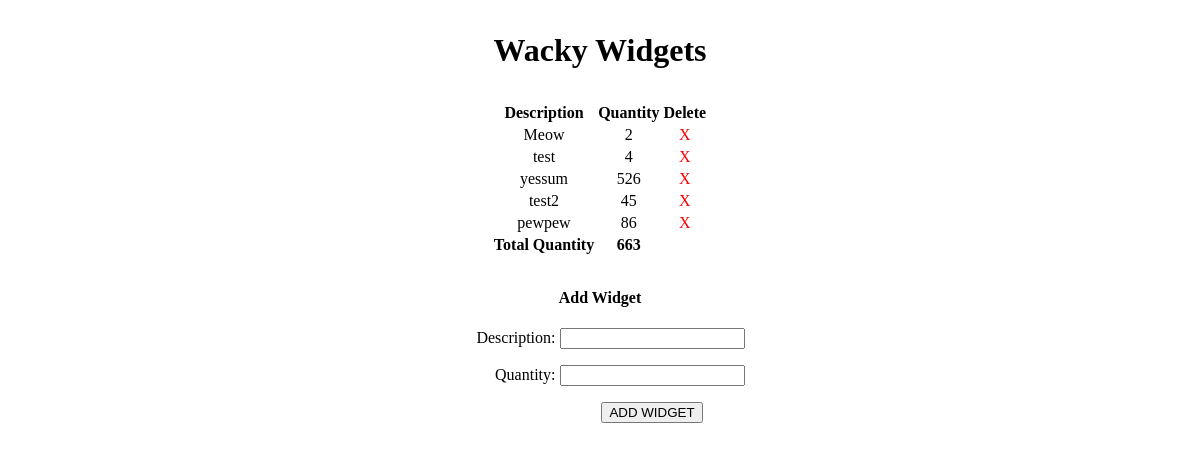
The app's page /, older data.
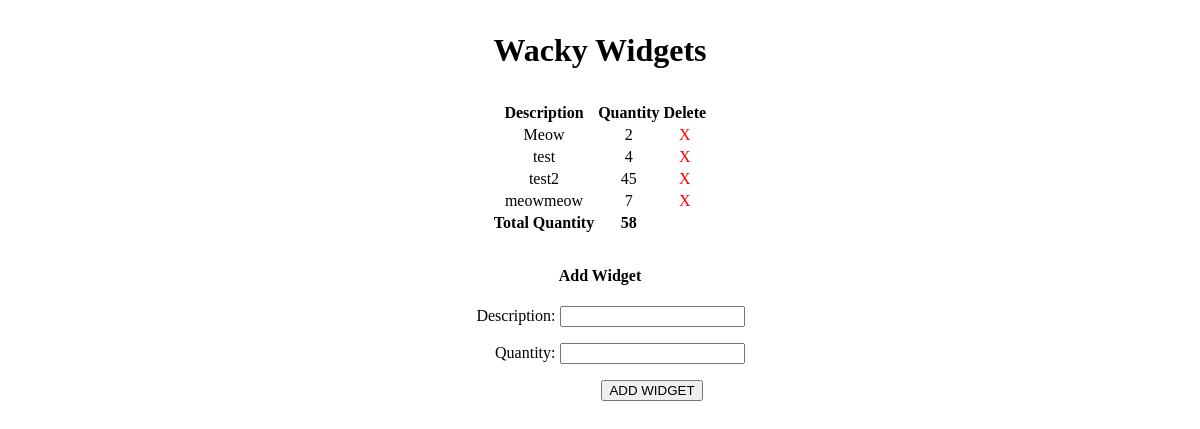
The same page, newer data.
### main_app/models.py (models this page shows)
class Widget(models.Model):
    description = models.CharField(max_length=100)
    quantity = models.IntegerField()

### main_app/views.py (the view)
# urls.py: path('', views.home, name='home'),
def home(request):
    my_widgets = Widget.objects.all()
    widget_form = WidgetForm()
    widget_total = Widget.objects.aggregate(Sum('quantity'))["quantity__sum"]
    return render(request, 'index.html', {
        "widget_form": widget_form,
        "widget_list": my_widgets,
        "widget_total": widget_total
    })

### main_app/forms.py
class WidgetForm(ModelForm):
    class Meta:
        model = Widget
        fields = ['description', 'quantity',]

### main_app/templates/index.html (shortened to what this page needs)
{% load static %}
<!DOCTYPE html>
<html lang="en">
<head>
    <link rel="stylesheet" href="https://unpkg.com/purecss@1.0.0/build/pure-min.css">
    <link rel="stylesheet" href="{% static 'css/style.css' %}">
</head>
<body>
    <h1>Wacky Widgets</h1>
    <div>
        {% if widget_list|length %}
        <table class="pure-table pure-table-striped">
            <thead>
                <tr>
                    <th>Description</th>
                    <th>Quantity</th>
                    <th>Delete</th>
                </tr>
            </thead>
            {% for widget in widget_list %}
            <tr>
                <td>{{ widget.description }}</td>
                <td>{{ widget.quantity }}</td>
                <td><a href="{% url 'delete' widget.id %}">X</a></td>
            </tr>
            {% endfor %}
            <tfoot>
                <tr>
                    <th>Total Quantity</th>
                    <th>{{ widget_total }}</th>
                    <th></th>
                </tr>
            </tfoot>
        </table>
        {% else %}
        <h3>No Widgets Exist</h3>
        <hr>
        {% endif %}
        <h4>Add Widget</h4>
        <form method="POST" action="{% url 'create' %}" class="pure-form">
            {{ widget_form.as_p }}
            <input id="sub" type="submit" class="pure-button" value="ADD WIDGET">
        </form>
    </div>
</body>
</html>

### main_app/static/css/style.css (style rules this page uses)
body { text-align: center; margin: 2rem; }
label { display: inline-block; width: 100px; text-align: right; }
table { margin: 2rem auto; }
table a { color: red; text-decoration: none; }

Row changes from the older to the newer data that the page shows:
removed Widget: description "yessum", quantity "526"
removed Widget: description "pewpew", quantity "86"
added Widget: description "meowmeow", quantity "7"
Text that changed along with them:
{{ widget_total }}: "663" → "58"
